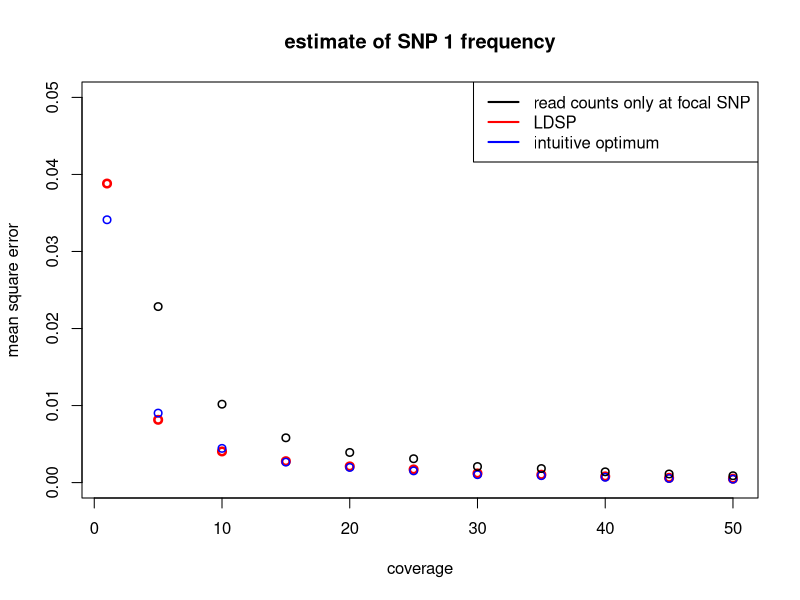
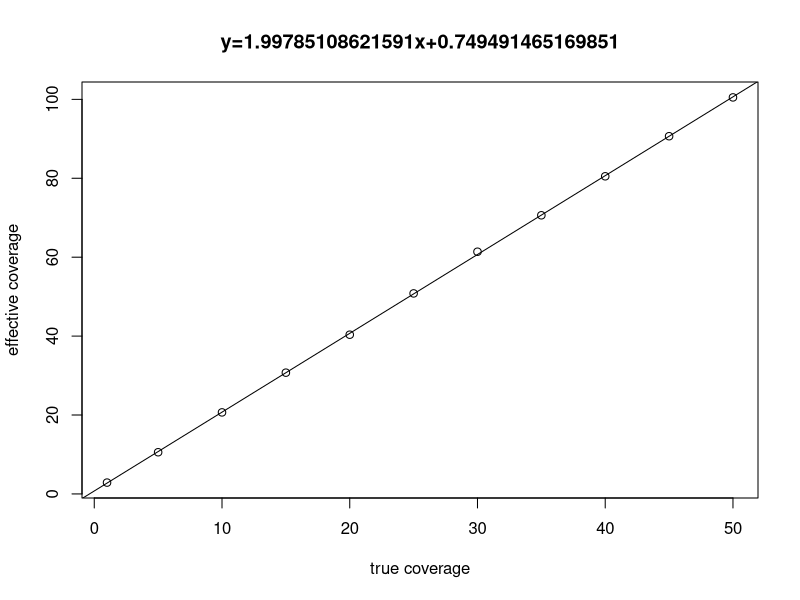
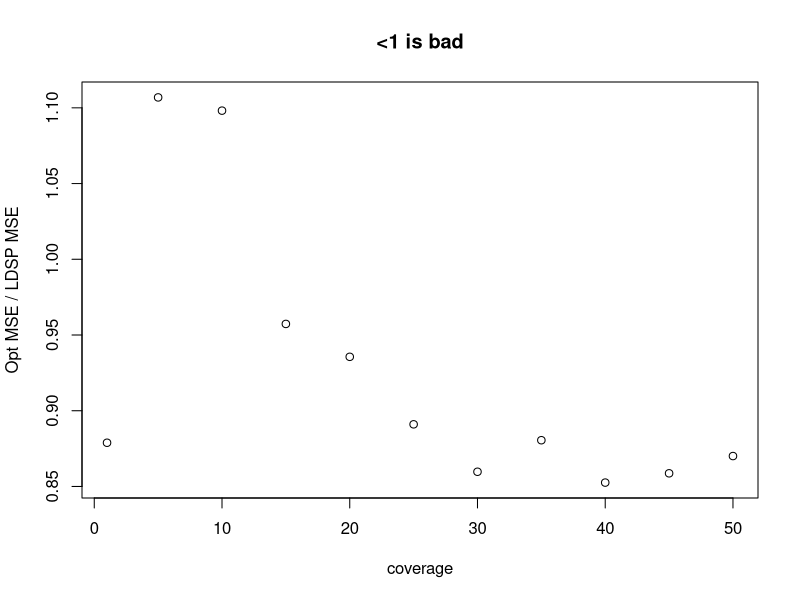

Write the R code that produced these figures, in order.
create_haps <- function(nsamp=100, per){
  # the only type of haplotypes in the pool are either 1-0 or 0-1 (for simplicity)
  # "per" specifies the percent of 1-0 haplotypes  
  haps = matrix(nrow = nsamp, ncol = 2, 0)
  no_10_haps = floor(per*nsamp)
  for (i in 1:no_10_haps){
    haps[i,1] = 1
    haps[i,2] = 0
  }
  for (i in (no_10_haps+1):nsamp){
    haps[i,1] = 0
    haps[i,2] = 1
  }
  return(haps)
}


# potential problem: sigma2 estimated to be < 1 (and even <0 in some cases)
findMLE <- function(obs, mu, Sigma, D){
  
  ll <- function(sigma2){
    cov_m = sigma2*Sigma + D
    sinv = solve(cov_m)
    
    # (from hand-out and verified with Wikipedia)
    logl = log(det(cov_m)) + (t(obs-mu)%*%sinv%*%(obs-mu))
    
    return(as.numeric(logl))
  }
  
  # note: optim actually minimizes
  return(optim(ll, par = 1, method = "L-BFGS-B", lower = 1, upper = 10)$par)
}

pool <- function(lambda, haps, nloci, nsamp){
  ## simulate pool sequencing ##
  y_obs = rep(0, nloci)
  n = rep(0, nloci)
  n_1 = rep(0, nloci)
  for (i in 1:nloci){
    
    # coverage
    n[i] = rpois(1, lambda)
    
    # ensure number haps sampled is below the number of samples in the pool
    n[i] = min(n[i], nsamp)
    # ensure sample at least 1 haplotype
    n[i] = max(1, n[i])
    
    # sample locus i from pool
    sampled = sample(haps[,i], n[i])
    
    # number of 1 alleles
    n_1[i] = sum(sampled)
  }
  return(rbind(n, n_1))
}

perform_LDSP <- function(y_obs, nloci, nsamp, haps, pos, n){
  
  # calculate distances between SNPs
  # for example if two SNPs at position 50 and 100
  # then d = 50 
  d = rep(0, nloci-1)
  for (i in 1:(nloci-1)){
    d[i] = as.numeric(pos[i+1])-as.numeric(pos[i])
  }

  epsilon = rep(0, nloci)
  for (i in 1:nloci){
    epsilon[i] = (y_obs[i]*(1-y_obs[i]))/n[i]
  }


  geo_sum = 0
  for (i in 1:(nsamp-1)){
    geo_sum = geo_sum + (1/i)
  }
  geo_sum = (1/geo_sum)
  theta = geo_sum/(nsamp + geo_sum)
  theta = 1e-12

  mu = (1-theta)*colMeans(haps) + I(theta/2)

  cov_panel = matrix(nrow = nloci, ncol = nloci, 0)
  for (i in 1:nloci){
    for (j in 1:nloci){
      fi = colMeans(haps)[i]
      fj = colMeans(haps)[j]
      # temporary solution (need fixing)!
      # currently there are no 1-1 haplotypes in the sample
      # so f_12 = f_21 = 0
      fij = 0
      if (i==j){
        cov_panel[i,j] = fi*(1-fi)
      }
      else{
        cov_panel[i,j] = fij -fi*fj
      }
    }
  }
  
  S = matrix(nrow = nloci, ncol = nloci, 0)

  # rho = 4*N*c_j where c_j is the rate of cross-over per generation per basepair and N is the effective popsize
  # d_j = dist is the physical distance between SNPs j and j+1
  rho = 0 # no recombination
  for (i in 1:nloci){
    for (j in 1:nloci){
      if (i ==j){
        S[i,j] = cov_panel[i,j]
      }
      else{
        # distance between SNPs (e.g. SNP 1 and SNP 10)
        dist = sum(d[min(i,j):(max(i,j)-1)])
        
        # hypothetical effective popsize
        N = 1e4
        
        # since rho = 0, S[i,j] = cov_panel[i,j]
        S[i,j] = exp((-4*N*rho*dist)/nsamp)*cov_panel[i,j]
      }
    }
  }
  
  # no longer singular after the following operation
  Sigma = ((1-theta)^2)*S + I((theta/2)*(1-(theta/2)))
  Sigma[abs(Sigma) < 1e-8] = 0
  
  #sigma2 = findMLE(y_obs, mu, Sigma, diag(epsilon))
  sigma2 = 1
  
  # this is where the dispersion parameter comes in: eqn 13
  d = diag(1/epsilon)
  Sigma_i = solve(Sigma) # there is problems, when nloci is big, kappa(Sigma) is very large (1e36)]
  Sigma_bar = solve((1/sigma2)*Sigma_i + d)
  theta_bar = as.vector(Sigma_bar%*%((1/sigma2)*Sigma_i%*%mu + d%*%y_obs))
  
  # posterior estimate of SNP 1
  #return(theta_bar[1])

  mu_t = (mu[1]*Sigma_bar[1,1] - theta_bar[1]*Sigma[1,1])/(Sigma_bar[1,1] - Sigma[1,1])
  
  sigma_2_t = 1/ ((-1/Sigma[1,1]) + 1/(Sigma_bar[1,1]))  
  
  # likelihood + variance
  return(c(mu_t, sigma_2_t))
  
}

mse <- function(y_hat, y){
  return(sum((y_hat-y)^2)/length(y))
}

nloci = 2
# physical position of the two SNPs
pos = c(50, 100)

# starting population
nsamp = 100
# 1_0 haplotype is at 10% frequency and 0_1 is at 90%
haps = create_haps(nsamp, 0.1)

# increase the 1_0 haplotype from 10% to 90% (simulate positive selection)
ev_haps = create_haps(nsamp, 0.9)


## code for testing ##
#haps = matrix(nrow = nsamp, ncol = 2, 0)
#for (i in 1:50){
#  haps[i,1] = 1
#  haps[i,2] = 0
#}
#for (i in 51:60){
#  haps[i,1] = 0
#  haps[i,2] = 1
#}

#for (i in 61:90){
#  haps[i,1] = 1
#  haps[i,2] = 1
#}
#ev_haps = haps
## end testing code ##


###### Begin script ##########

# lambda specifies coverage
lambdas = seq(5, 50, by = 5)
lambdas = c(1, lambdas)
l = length(lambdas)

mse_ldsp_est = rep(0, l)
mse_opt_est = rep(0, l)
mse_obs_est  = rep(0, l)
mean_eff_cov = rep(0, l)

nreps = 1000

for (i in 1:l){
  
  # where to store estimates
  store_ldsp_est = rep(0,nreps)
  store_opt_est = rep(0, nreps)
  store_obs_est = rep(0, nreps)
  store_true_freq = rep(0, nreps)
  store_effective_coverage = rep(0, nreps)
  
  for (j in 1:nreps){
    
    # pooling
    lambda = lambdas[i] # coverage
    pooled_info =  pool(lambda, ev_haps, nloci, nsamp)
    n = pooled_info[1,]  # total read counts
    n_1 = pooled_info[2,] # counts of "1" allele
    
    # pseudo-counts
    y_obs = (n_1 + 0.5)/(n + 1)
    
    ldsp_est = perform_LDSP(y_obs, nloci, nsamp, haps, pos, n)
    
    # true pool freqency
    true_freq = colMeans(ev_haps)
    
    # only look at the estimates of SNP 1
    store_true_freq[j] = true_freq[1]
    store_opt_est[j] = (n_1[1] + (n[2]-n_1[2]))/ (n[1] + n[2])
    store_obs_est[j] = n_1[1]/n[1]
    store_ldsp_est[j] = ldsp_est[1]
    
    # normal to binomial
    store_effective_coverage[j] = ((1-ldsp_est[1])*ldsp_est[1])/ldsp_est[2]
  }
  
  # calculate MSE
  mse_ldsp_est[i] = mse(store_ldsp_est, store_true_freq)
  mse_opt_est[i] = mse(store_opt_est, store_true_freq)
  mse_obs_est[i] = mse(store_obs_est, store_true_freq)
  mean_eff_cov[i] = mean(store_effective_coverage)

}


#### plot stuff ####

plot(lambdas, mse_ldsp_est, xlab = "coverage", ylab = "mean square error", col = "red", ylim = c(0,0.05), main = "estimate of SNP 1 frequency", lwd=2.5)
points(lambdas, mse_opt_est, col = "blue", lwd=1.5)
points(lambdas, mse_obs_est, lwd=1.5)
legend("topright", c("read counts only at focal SNP","LDSP", "intuitive optimum"), lty=c(1,1,1), lwd=c(2,2,2),col=c("black","red", "blue"))

fit = lm(mean_eff_cov ~ lambdas)
plot(lambdas, mean_eff_cov, xlab = "true coverage", ylab = "effective coverage", main = paste("y=", fit$coefficients[2], "x+", 
                                                                                              fit$coefficients[1], sep =""))
abline(lm(mean_eff_cov ~ lambdas))

plot(lambdas, mse_opt_est/mse_ldsp_est, xlab = "coverage", ylab = "Opt MSE / LDSP MSE", main = "<1 is bad")